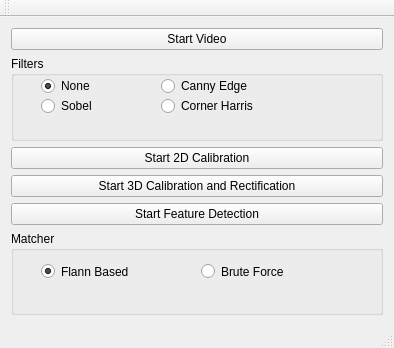
<?xml version="1.0" encoding="UTF-8"?>
<ui version="4.0">
 <class>CamCalib</class>
 <widget class="QMainWindow" name="CamCalib">
  <property name="geometry">
   <rect>
    <x>0</x>
    <y>0</y>
    <width>394</width>
    <height>348</height>
   </rect>
  </property>
  <property name="windowTitle">
   <string>CamCalib</string>
  </property>
  <widget class="QWidget" name="centralWidget">
   <layout class="QHBoxLayout" name="horizontalLayout">
    <item>
     <layout class="QVBoxLayout" name="verticalLayout">
      <item>
       <widget class="QPushButton" name="startvideoButton">
        <property name="text">
         <string>Start Video</string>
        </property>
       </widget>
      </item>
      <item>
       <widget class="QGroupBox" name="groupbox_filter">
        <property name="title">
         <string>Filters</string>
        </property>
        <widget class="QRadioButton" name="radio_none">
         <property name="geometry">
          <rect>
           <x>30</x>
           <y>20</y>
           <width>102</width>
           <height>20</height>
          </rect>
         </property>
         <property name="text">
          <string>None</string>
         </property>
         <property name="checked">
          <bool>true</bool>
         </property>
        </widget>
        <widget class="QRadioButton" name="radio_canny">
         <property name="geometry">
          <rect>
           <x>150</x>
           <y>20</y>
           <width>131</width>
           <height>20</height>
          </rect>
         </property>
         <property name="text">
          <string>Canny Edge</string>
         </property>
        </widget>
        <widget class="QRadioButton" name="radio_sobel">
         <property name="geometry">
          <rect>
           <x>30</x>
           <y>40</y>
           <width>102</width>
           <height>20</height>
          </rect>
         </property>
         <property name="text">
          <string>Sobel</string>
         </property>
        </widget>
        <widget class="QRadioButton" name="radio_corner_harris">
         <property name="geometry">
          <rect>
           <x>150</x>
           <y>40</y>
           <width>131</width>
           <height>20</height>
          </rect>
         </property>
         <property name="text">
          <string>Corner Harris</string>
         </property>
        </widget>
       </widget>
      </item>
      <item>
       <widget class="QPushButton" name="start2DButton">
        <property name="text">
         <string>Start 2D Calibration</string>
        </property>
       </widget>
      </item>
      <item>
       <widget class="QPushButton" name="start3DButton">
        <property name="text">
         <string>Start 3D Calibration and Rectification</string>
        </property>
       </widget>
      </item>
      <item>
       <widget class="QPushButton" name="startFeatureButton">
        <property name="text">
         <string>Start Feature Detection</string>
        </property>
       </widget>
      </item>
      <item>
       <widget class="QGroupBox" name="groupBox_matcher">
        <property name="title">
         <string>Matcher</string>
        </property>
        <widget class="QRadioButton" name="radioButton_bf">
         <property name="geometry">
          <rect>
           <x>190</x>
           <y>30</y>
           <width>131</width>
           <height>21</height>
          </rect>
         </property>
         <property name="text">
          <string>Brute Force</string>
         </property>
        </widget>
        <widget class="QRadioButton" name="radioButton_flann">
         <property name="geometry">
          <rect>
           <x>30</x>
           <y>30</y>
           <width>131</width>
           <height>21</height>
          </rect>
         </property>
         <property name="text">
          <string>Flann Based</string>
         </property>
         <property name="checked">
          <bool>true</bool>
         </property>
        </widget>
       </widget>
      </item>
     </layout>
    </item>
   </layout>
  </widget>
  <widget class="QMenuBar" name="menuBar">
   <property name="geometry">
    <rect>
     <x>0</x>
     <y>0</y>
     <width>394</width>
     <height>20</height>
    </rect>
   </property>
  </widget>
  <widget class="QToolBar" name="mainToolBar">
   <attribute name="toolBarArea">
    <enum>TopToolBarArea</enum>
   </attribute>
   <attribute name="toolBarBreak">
    <bool>false</bool>
   </attribute>
  </widget>
  <widget class="QStatusBar" name="statusBar"/>
 </widget>
 <layoutdefault spacing="6" margin="11"/>
 <resources/>
 <connections/>
</ui>
